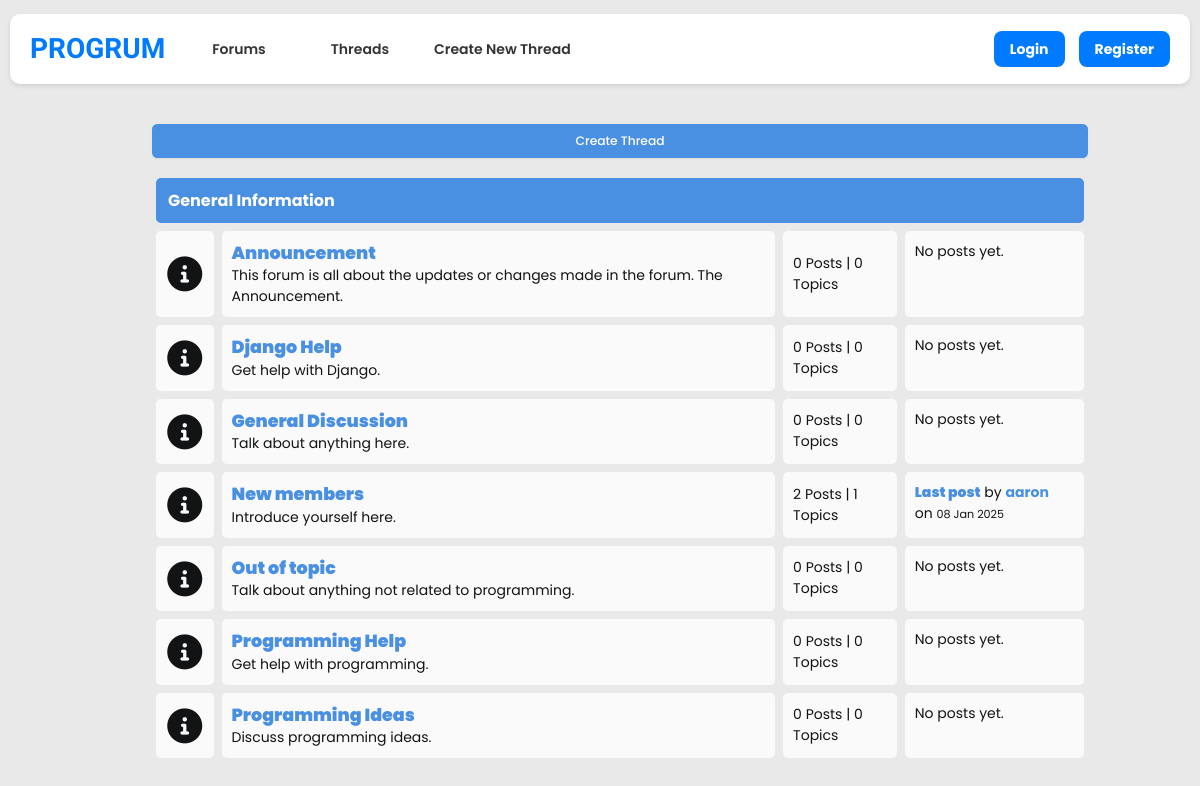
/, run on an earlier commit of the app's database.
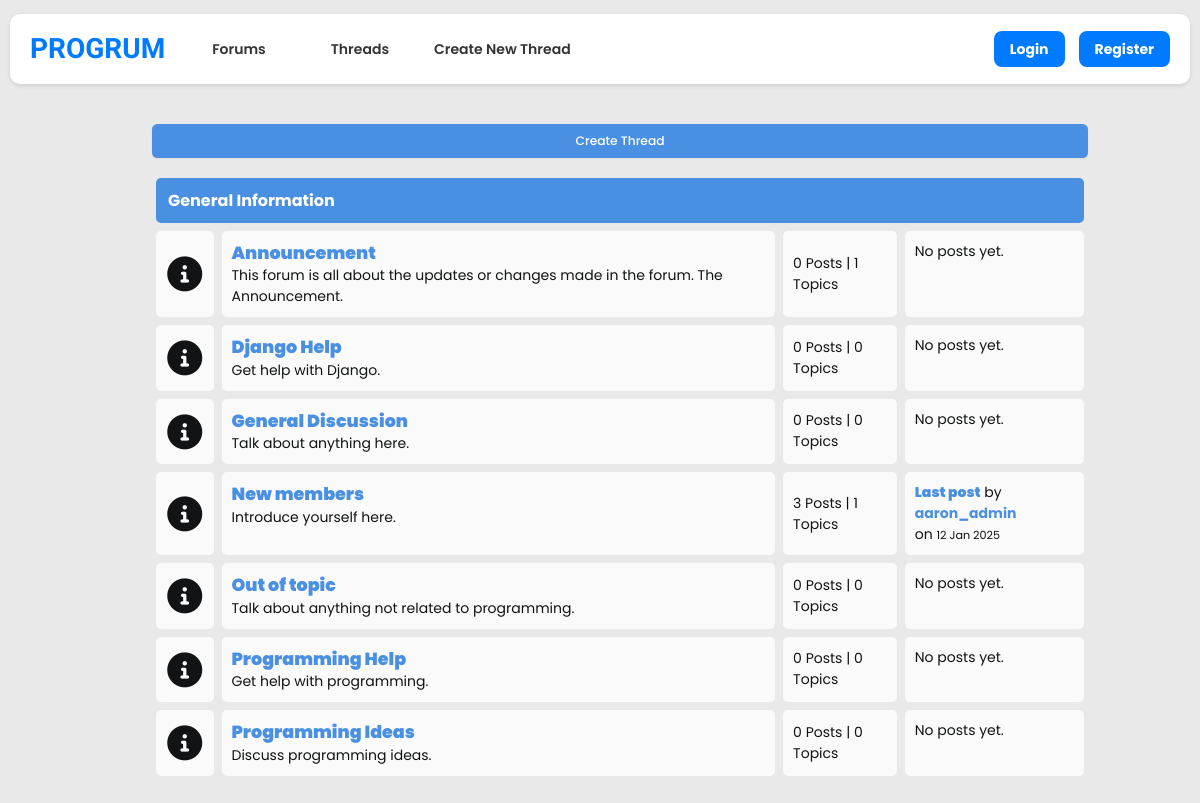
And on a later commit of the database.
### forum/models.py (models this page shows, shortened)
class Forum(models.Model):
    name = models.CharField(max_length=100)
    description = models.TextField()
    slug = models.SlugField(unique=True)

### post/models.py (models this page shows, shortened)
class Post(models.Model):
    thread = models.ForeignKey(Thread, related_name='posts', on_delete=models.CASCADE)
    author = models.ForeignKey(User, on_delete=models.CASCADE)
    body = models.TextField()
    slug = models.SlugField()
    created_at = models.DateTimeField(auto_now_add=True)
    updated_at = models.DateTimeField(auto_now=True)

### forum/views.py (the view)
# urls.py: path("", views.index, name="index"),
def index(request):
    forums = Forum.objects.all().annotate(
        thread_count=Count('threads', distinct=True),
        post_count=Count('threads__posts', distinct=True),
        latest_post_time=Max('threads__posts__created_at')
    )
    latest_posts = {}
    for forum in forums:
        latest_post = Post.objects.filter(
            thread__forum=forum
        ).order_by('-created_at').first()
        latest_posts[forum.id] = latest_post
    return render(request, 'index.html', {'forums': forums, 'latest_posts': latest_posts})

### thread/templatetags/dict_extras.py (called while the page is built)
@register.filter
def dict_get(d, key):
    return d.get(key, None)

### forum/templates/index.html (shortened to what this page needs)
{% extends '_base.html' %}
{% block content %}
  {% load dict_extras %}
  <div class="container">
    <a href="{% url 'create_thread_no_forum' %}" class="btn">Create Thread</a>
    <div class="subforum">
      <div class="subforum-title">
        <h1>General Information</h1>
      </div>
      {% for forum in forums %}
        <div class="subforum-row">
          <div class="subforum-icon subforum-column center">
            <i class="fa-solid fa-info-circle"></i>
          </div>
          <div class="subforum-description subforum-column">
            <h4><a href="{% url 'forum_detail' forum.slug %}">{{ forum.name }}</a></h4>
            <p>{{ forum.description }}</p>
          </div>
          <div class="subforum-stats subforum-column center">
            <span>{{ forum.post_count }} Posts | {{ forum.thread_count }} Topics</span>
          </div>
          <div class="subforum-info subforum-column">
            {% with latest_post=latest_posts|dict_get:forum.id %}
              {% if latest_post %}
                <b><a href="{% url 'thread_page' latest_post.thread.slug %}">Last post</a></b> by <a href="#">{{ latest_post.author }}</a> <br />on
                <small>{{ latest_post.created_at|date:'d M Y' }}</small>
              {% else %}
                <p>No posts yet.</p>
              {% endif %}
            {% endwith %}
          </div>
        </div>
      {% endfor %}
    </div>
  </div>
{% endblock %}

What changed in the data, as far as the page shows it:
no longer on this page (row unchanged): Post: author "aaron", created_at "08 Jan 2025"
computed for Forum "Announcement": thread_count "0" → "1"
computed for Forum "New members": post_count "2" → "3"
added Post: author "aaron_admin", created_at "12 Jan 2025"
